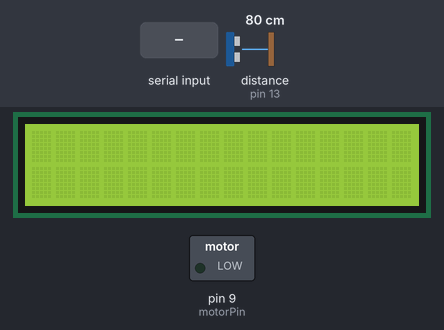
Recording of a sketch running on a simulated Arduino Uno, built with avr-gcc and run on an emulated ATmega328P. On the bench: 16×2 character LCD, switched loads named in the sketch (green lamp = pin HIGH). Inputs (shaded band) come from the test bench; at power-on: distance to the obstacle (sensor on pin 13) 80 cm. The echo pulse lasts 58.3 µs per cm; pins used as bus, display or sensor lines are not drawn; what the sketch prints to the serial monitor is not drawn.

Above: at 1.2 s.
1.3 s: "ultrasound" received over Serial
At 3.1 s:
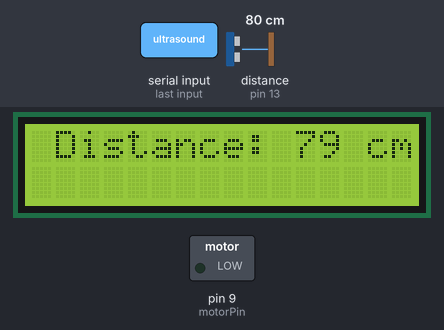
3.8 s: "motor" received over Serial
6.3 s: "90,45\n" received over Serial
At 7.3 s:
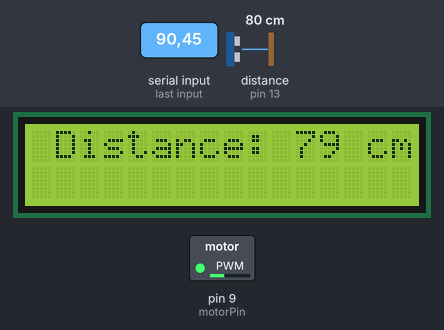
Timing chart, 0 to 9.8 s (numbered marks = the images above; inputs shaded):
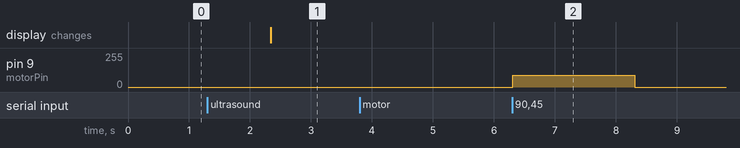

Measured:
- after the input at 1.3 s, the display: changes after 1.0 s (image 1)
- after the input at 3.8 s, every drawn part: stays the same
- after the input at 6.3 s, pin 9 (motorPin): 0/255 → 90/255 at once, → 0/255 2.0 s later

The sketch:

ultra_LCD_motor_control.ino
```cpp
const int motorPin = 9;
#include <LiquidCrystal.h>


const int rs = 12, en =11, d4 = 5, d5 = 4, d6 = 3, d7 = 2;
LiquidCrystal lcd(rs, en, d4, d5, d6, d7);

const int trigPin = 8;
const int echoPin = 13;
int current_time;
int init_time;


void setup() {
  // put your setup code here, to run once:
  pinMode(trigPin, OUTPUT);
  pinMode(echoPin, INPUT);
  Serial.begin(9600);
  lcd.begin(16,2);
}

void loop() {
  // Clears the trigPin
  digitalWrite(trigPin, LOW);
  delayMicroseconds(2);
  // Sets the trigPin on HIGH state for 10 micro seconds
  while (Serial.available() == false) {}
  String choice = Serial.readString();
  choice.trim();
  Serial.println(choice);
  if (choice == "ultrasound") {
  lcd.clear();
  digitalWrite(trigPin, HIGH);
  delayMicroseconds(10);
  digitalWrite(trigPin, LOW);
  int duration = pulseIn(echoPin, HIGH);
  // pulseIn() returns duration in microseconds
  // Calculating the distance
  int distance_in_cm = duration * 0.034 / 2;
  // speed of sound = 340 m/s
  // speed of sound/ms = 0.34 m/ms or 34 cm/ms microseconds
  // Prints the distance on the Serial Monitor
  int distance_in_m = distance_in_cm / 100;
  Serial.print("Distance: ");
  Serial.println(distance_in_cm);
  Serial.println(distance_in_m);
  lcd.setCursor(1, 0);
  lcd.print("Distance: ");
  lcd.setCursor(11, 0);
  lcd.print(distance_in_cm);
  lcd.setCursor(12 + String(distance_in_cm).length(), 0);
  lcd.print("cm");
  Serial.end();
  Serial.begin(9600);
  }
  else if (choice == "motor") {
    Serial.println("Give Speed and then time of operation in seconds (separately): ");
    Serial.end();
    Serial.begin(9600);
    while (Serial.available() == false) {}
    int speed = Serial.parseInt();
    Serial.end();
    Serial.begin(9600);
    while (Serial.available() == false) {}
    int time_of_oper = Serial.parseInt();
    Serial.println("Speed: ");
    Serial.println(speed);
    Serial.println("Time: ");
    Serial.println(time_of_oper);
    // Goes at desired speed for time specified
    init_time = millis();
    if (speed >= 0 && speed <= 255) {
      bool stopped = false;
      analogWrite(motorPin, speed);
      while (stopped == false) {
        current_time = millis();
        String second_choice = Serial.readString();
        Serial.println("This is second choice: ");
        Serial.println(second_choice);
        second_choice.trim();
        delay(1000);
        if (second_choice == "ultrasound") {
          lcd.clear();
          digitalWrite(trigPin, HIGH);
          delayMicroseconds(10);
          digitalWrite(trigPin, LOW);
          int duration = pulseIn(echoPin, HIGH);
          // pulseIn() returns duration in microseconds
          // Calculating the distance
          int distance_in_cm = duration * 0.034 / 2;
          // speed of sound = 340 m/s
          // speed of sound/ms = 0.34 m/ms or 34 cm/ms microseconds
          // Prints the distance on the Serial Monitor
          int distance_in_m = distance_in_cm / 100;
          Serial.print("Distance: ");
          Serial.println(distance_in_cm);
          Serial.println(distance_in_m);
          lcd.setCursor(1, 0);
          lcd.print("Distance: ");
          lcd.setCursor(11, 0);
          lcd.print(distance_in_cm);
          lcd.setCursor(12 + String(distance_in_cm).length(), 0);
          lcd.print("cm");
          Serial.end();
          Serial.begin(9600);
        }
        else if (second_choice == "stop") {
          Serial.println("ENTERED STOP");
          analogWrite(motorPin, 0);
          stopped = true;
        }
        if ((current_time - init_time) >= (time_of_oper * 1000)) {
          Serial.println("AHHAAAAAAAAH");
          Serial.println(choice);
          analogWrite(motorPin, 0);
          stopped = true;
        }
      }
    }
    Serial.end();
    Serial.begin(9600);
  }
}
```
